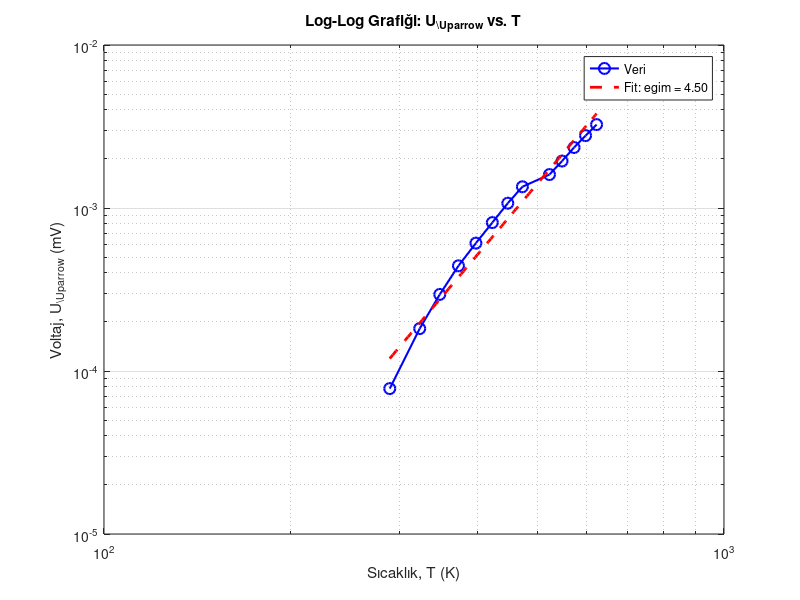
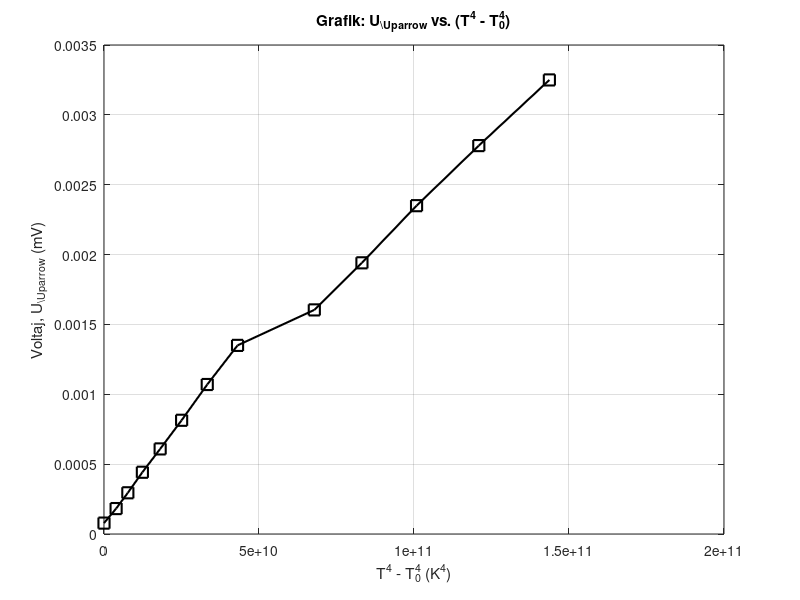

Write the MATLAB code that produced these figures, in order.
% Verilerin tanımlanması (Table 1'den alınan veriler)
% T: Kelvin cinsinden sıcaklıklar
% U_up: Yukarı yönlü (U_\Uparrow) voltaj değerleri (mV)
% U_down: Aşağı yönlü (U_\Downarrow) voltaj değerleri, bazı satırlarda mevcut değil

T = [289, 323, 348, 373, 398, 423, 448, 473, 523, 548, 573, 598, 623];
U_up = [0.78e-4, 1.82e-4, 2.95e-4, 4.42e-4, 6.09e-4, 8.14e-4, 10.70e-4, 13.50e-4, 16.04e-4, 19.41e-4, 2.35e-3, 2.78e-3, 3.25e-3];
U_down = [NaN, NaN, NaN, NaN, NaN, 6.4e-4, 10.3e-4, 1.23e-3, 1.65e-3, 1.96e-3, 2.31e-3, 2.70e-3, 3.16e-3];

%% Grafik 1: Log-Log Grafiği (U_up vs. T)
figure;
loglog(T, U_up, 'bo-', 'LineWidth', 1.5, 'MarkerSize', 8);
xlabel('Sıcaklık, T (K)');
ylabel('Voltaj, U_{\Uparrow} (mV)');
title('Log-Log Grafiği: U_{\Uparrow} vs. T');
grid on;
hold on;

% Logaritmik veriler üzerinde doğrusal regresyon (log10 tabanında)
logT = log10(T);
logU = log10(U_up);
p = polyfit(logT, logU, 1);  % p(1): eğim, p(2): kesme noktası
egim = p(1);

% Uygun doğrusal fit çizgisi oluşturma
T_fit = linspace(min(T), max(T), 100);
logT_fit = log10(T_fit);
logU_fit = polyval(p, logT_fit);
U_fit = 10.^logU_fit;  % log-ölçek dönüşümü
loglog(T_fit, U_fit, 'r--', 'LineWidth', 2);
legend('Veri', sprintf('Fit: egim = %.2f', egim));
hold off;

%% Grafik 2: U_up vs. (T^4 - T_0^4) Grafiği
% T0: Referans oda sıcaklığı (289 K olarak verilmiş)
T0 = 289;
DeltaT4 = T.^4 - T0^4;  % Her bir T için T^4 - T0^4 hesaplanır

figure;
plot(DeltaT4, U_up, 'ks-', 'LineWidth', 1.5, 'MarkerSize', 8);
xlabel('T^4 - T_0^4 (K^4)');
ylabel('Voltaj, U_{\Uparrow} (mV)');
title('Grafik: U_{\Uparrow} vs. (T^4 - T_0^4)');
grid on;
